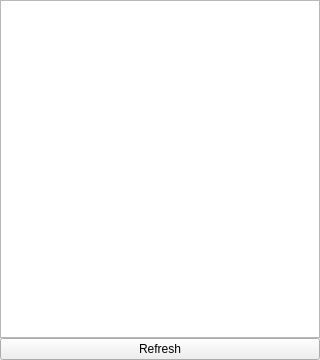
<?xml version="1.0" encoding="UTF-8"?>
<ui version="4.0">
 <class>JsWidget</class>
 <widget class="QWidget" name="JsWidget">
  <property name="geometry">
   <rect>
    <x>0</x>
    <y>0</y>
    <width>320</width>
    <height>360</height>
   </rect>
  </property>
  <property name="windowTitle">
   <string>Form</string>
  </property>
  <layout class="QVBoxLayout" name="verticalLayout">
   <property name="spacing">
    <number>0</number>
   </property>
   <property name="margin">
    <number>0</number>
   </property>
   <item>
    <widget class="QTextEdit" name="textEdit">
     <property name="readOnly">
      <bool>true</bool>
     </property>
    </widget>
   </item>
   <item>
    <widget class="QPushButton" name="btnRefresh">
     <property name="text">
      <string>Refresh</string>
     </property>
    </widget>
   </item>
  </layout>
 </widget>
 <resources/>
 <connections/>
</ui>
